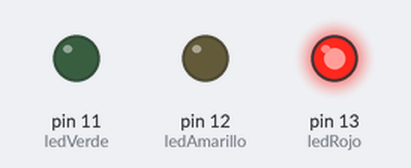
A sketch run on a simulated Arduino Uno, built with avr-gcc and run on an emulated ATmega328P. Parts: output pins drawn as LEDs (lit = HIGH).

Above: at 2.5 s.
At 7.5 s:
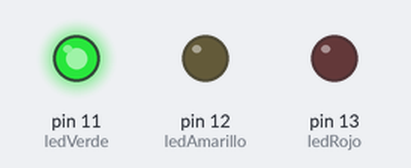
At 11.0 s:
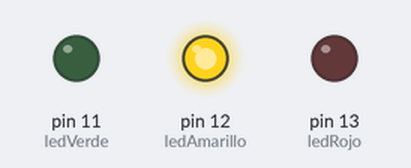
Timing chart, 0 to 15.6 s (numbered marks = the images above):
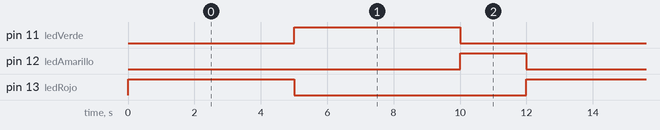

The sketch:

semaforo_arduino.ino
```cpp
int ledRojo = 13;
int ledAmarillo = 12;
int ledVerde = 11;

void setup() {
  pinMode(ledRojo, OUTPUT);
  pinMode(ledAmarillo, OUTPUT);
  pinMode(ledVerde, OUTPUT);
}

void loop() {
  // Rojo
  digitalWrite(ledRojo, HIGH);
  delay(5000);
  digitalWrite(ledRojo, LOW);

  // Verde
  digitalWrite(ledVerde, HIGH);
  delay(5000);
  digitalWrite(ledVerde, LOW);

  // Amarillo
  digitalWrite(ledAmarillo, HIGH);
  delay(2000);
  digitalWrite(ledAmarillo, LOW);
}
```

Measured:
- by itself, pin 11 (ledVerde), pin 13 (ledRojo): alternates HIGH for 5.0 s and LOW for 7.0 s
- by itself, pin 12 (ledAmarillo): alternates HIGH for 2.0 s and LOW for 10.0 s
- by itself, everything shown: repeats every 12.0 s, in 4 steps
